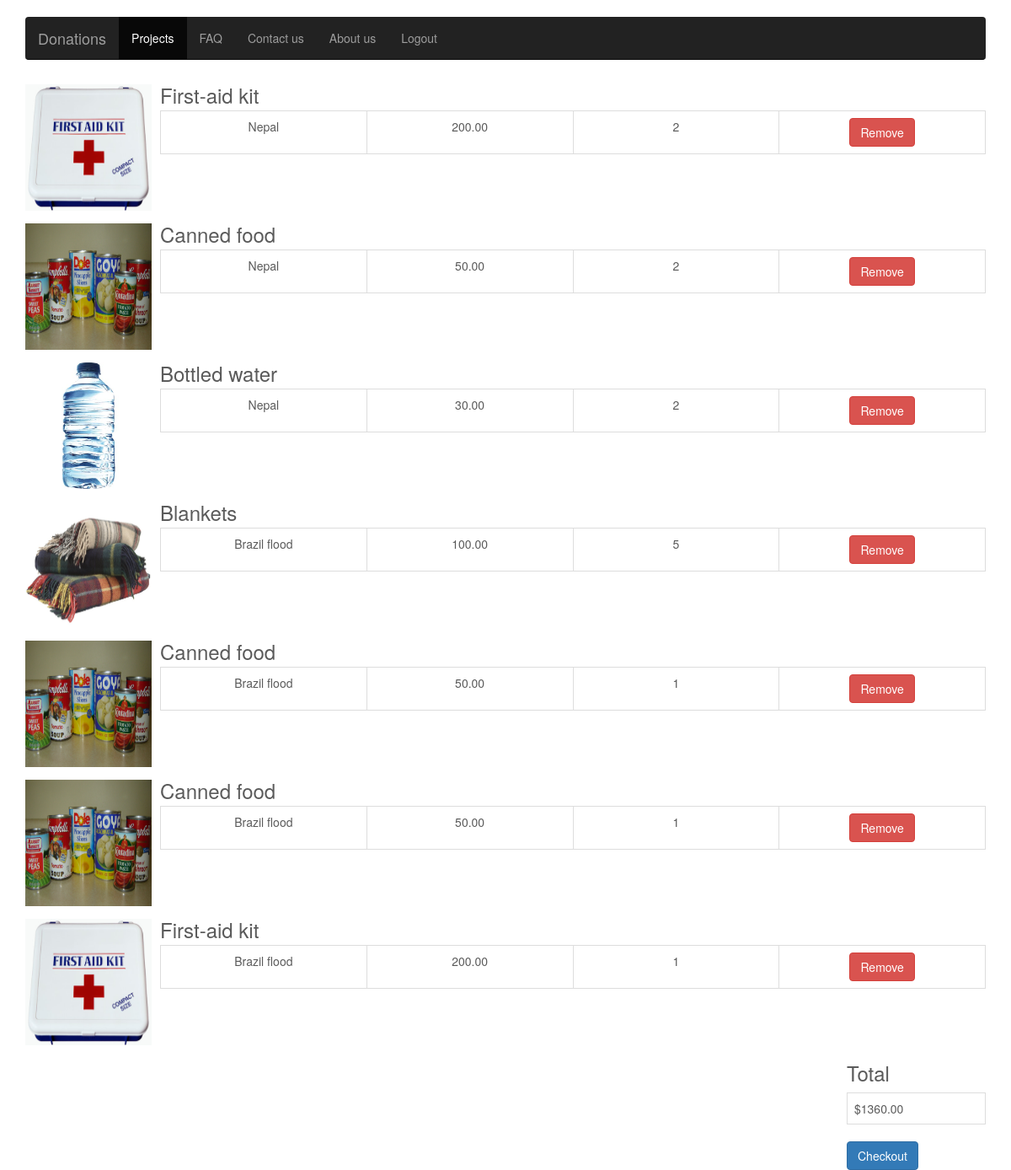
Before: /cart/ (signed in) with the older database file.
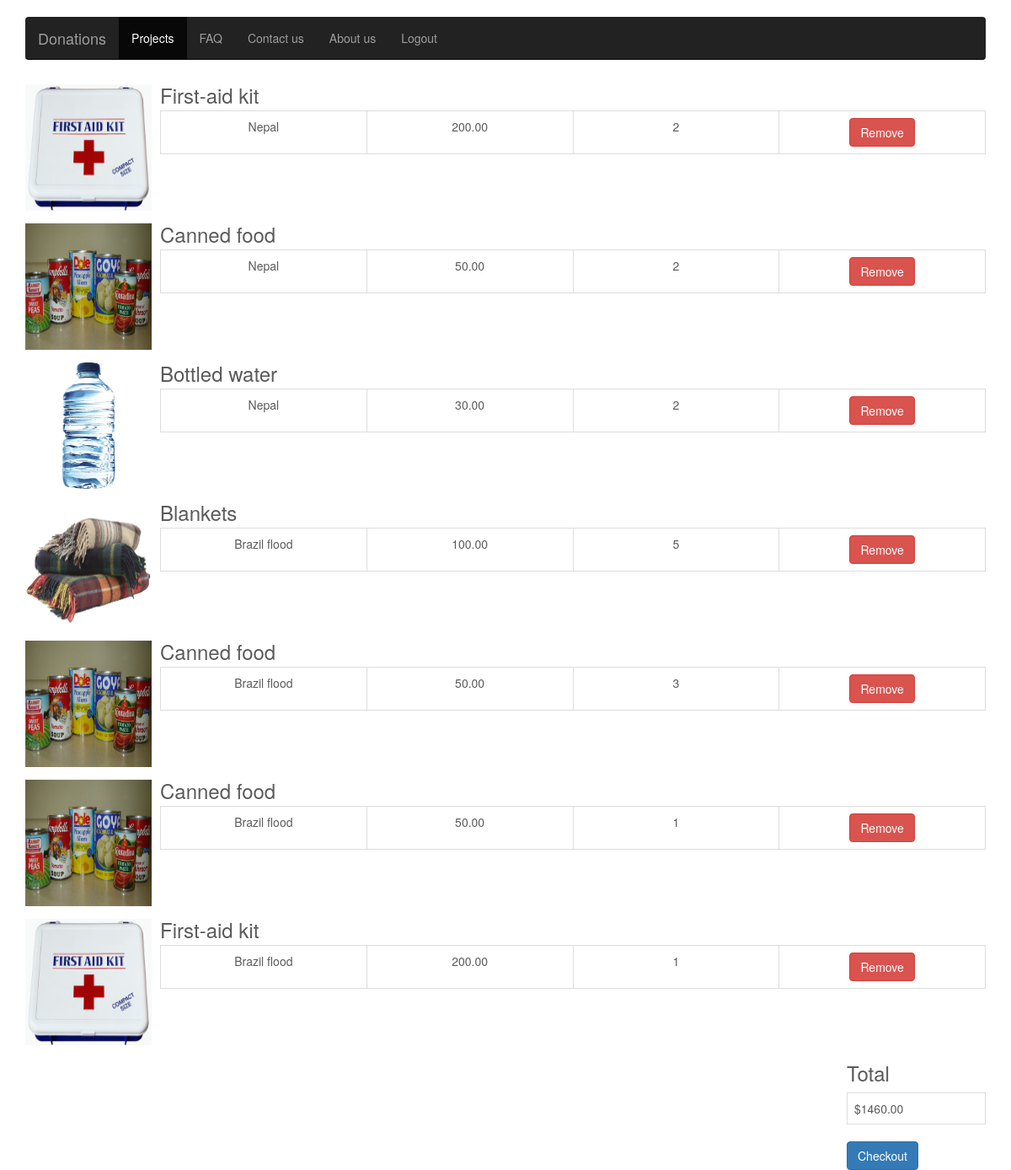
After: the same page with the newer database file.
### Donations/models.py (models this page shows, shortened)
class Cart(models.Model):
	user = models.ForeignKey(User)
	project = models.ForeignKey(Project, default=1)
	product = models.ForeignKey(Product)
	quantity = models.IntegerField(default=0)

class Product(models.Model):
	name = models.CharField(max_length=100)
	price = models.DecimalField(max_digits=6, decimal_places=2)
	quantity = models.IntegerField()
	description = models.TextField()
	picture = models.FileField(upload_to='img', max_length=100)

class Project(models.Model):
	name = models.CharField(max_length=100)
	description = models.TextField()
	location = models. CharField(max_length=100)
	picture	= models.FileField(upload_to='img', max_length=100)

### Donations/views.py (the view)
# urls.py: url(r'^cart/$', 'Donations.views.cart', name="cart"),
def cart(request):
	items = []
	for i in Cart.objects.all():
		if i.user.email == request.session['email']:
			items.append(i)
	total=0
	for i in items:
		total=total+i.quantity*i.product.price
	context = {
		"Cart": items,
		"total": total
	}
	return render(request, "Donations/cart.html", context)

### Donations/templates/Donations/cart.html (shortened to what this page needs)
{% load staticfiles %}
<!DOCTYPE html>
<html lang="en">
  <head>
    <link href="{% static 'css/bootstrap.min.css' %}" rel="stylesheet">
    <link href="{% static 'css/font-awesome.min.css' %}" rel="stylesheet">
    <link href="{% static 'css/navbar.css' %}" rel="stylesheet">
    <link href="{% static 'css/img.css' %}" rel="stylesheet">
  </head>
  <body>
    <div class="navbar-wrapper">
      <div class="container">
        <nav class="navbar navbar-inverse navbar-static-top">
          <div class="container">
            <div class="navbar-header">
              <a class="navbar-brand" href="/home" >Donations</a>
            </div>
            <div id="navbar" class="navbar-collapse collapse">
              <ul class="nav navbar-nav">
                <li class="active"><a href="/projects">Projects</a></li>
                <li><a href="/faq">FAQ</a></li>
                <li><a href="#contact">Contact us</a></li>
                <li><a href="#contact">About us</a></li>
                <li><a href="/logout">Logout</a></li>
              </ul>
            </div>
          </div>
        </nav>
      </div>
    </div>
    <div class="container">
    {% for item in Cart %}
    <div class = "media">
        <div class = "media-left">
        {% static "" as Baseurl %}
            <img src="{{Baseurl}}{{item.product.picture}}" style="height:200px, width:200px" alt="">
        </div>
        <div class = "media-body">
            <h3 class = "media-heading">{{item.product.name}}</h3>
            <table class = "table table-bordered">
                <tbody>
                    <tr>
                        <td class ="col-md-2 text-center">{{item.project.name}}</td>
                        <td class ="col-md-2 text-center">{{item.product.price}}</td>
                        <td class ="col-md-2 text-center">{{item.quantity}}</td>
                        <td class ="col-md-2 text-center">
                            <form action="delete">
                               <input type="submit" href="#" class="btn btn-danger" value="Remove">
                            </form>
                        </td>
                    </tr>
                </tbody>
            </table>
        </div>
    </div>
    {% endfor %}
    <div class="row">
        <div class="col-md-offset-10 col-md-2">
            <table class = "table table-bordered">
                <h3>Total</h3>
                <tbody>
                    <tr>
                        <td>${{total}}</td>
                    </tr>
                </tbody>
            </table>
        </div>
    </div>
    <div class="row">
       <div class="col-md-offset-10 col-md-2">
            <form action="/checkout/">
                <input type="submit" class="btn btn-primary" value="Checkout">
            </form>
        </div>
    </div>
    </div>
  </body>
</html>

Changed rows visible on the page:
changed Cart (number 5 of 7 on the later page): quantity "1" → "3"
Other visible differences:
{{ total }}: "1360.00" → "1460.00"
